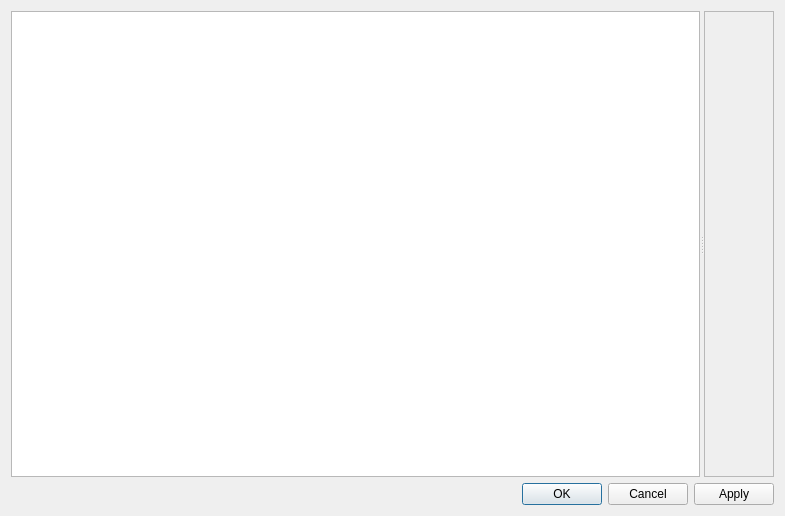
<?xml version="1.0" encoding="UTF-8"?>
<ui version="4.0">
 <class>cOptions</class>
 <widget class="QDialog" name="cOptions">
  <property name="geometry">
   <rect>
    <x>0</x>
    <y>0</y>
    <width>785</width>
    <height>516</height>
   </rect>
  </property>
  <property name="windowTitle">
   <string>Options</string>
  </property>
  <layout class="QGridLayout" name="gridLayout">
   <item row="0" column="0">
    <layout class="QVBoxLayout" name="verticalLayout">
     <item>
      <widget class="QSplitter" name="m_lpSplitter">
       <property name="sizePolicy">
        <sizepolicy hsizetype="Expanding" vsizetype="Preferred">
         <horstretch>0</horstretch>
         <verstretch>0</verstretch>
        </sizepolicy>
       </property>
       <property name="orientation">
        <enum>Qt::Horizontal</enum>
       </property>
       <widget class="QTreeView" name="m_lpOptionsTree">
        <property name="sizePolicy">
         <sizepolicy hsizetype="Expanding" vsizetype="Expanding">
          <horstretch>0</horstretch>
          <verstretch>0</verstretch>
         </sizepolicy>
        </property>
        <property name="editTriggers">
         <set>QAbstractItemView::NoEditTriggers</set>
        </property>
        <attribute name="headerVisible">
         <bool>false</bool>
        </attribute>
        <attribute name="headerDefaultSectionSize">
         <number>0</number>
        </attribute>
       </widget>
       <widget class="QScrollArea" name="m_lpOptionsScrollArea">
        <property name="widgetResizable">
         <bool>true</bool>
        </property>
        <widget class="QWidget" name="scrollAreaWidgetContents">
         <property name="geometry">
          <rect>
           <x>0</x>
           <y>0</y>
           <width>69</width>
           <height>465</height>
          </rect>
         </property>
        </widget>
       </widget>
      </widget>
     </item>
     <item>
      <widget class="QDialogButtonBox" name="m_lpButtonBox">
       <property name="orientation">
        <enum>Qt::Horizontal</enum>
       </property>
       <property name="standardButtons">
        <set>QDialogButtonBox::Apply|QDialogButtonBox::Cancel|QDialogButtonBox::Ok</set>
       </property>
      </widget>
     </item>
    </layout>
   </item>
  </layout>
 </widget>
 <resources/>
 <connections>
  <connection>
   <sender>m_lpButtonBox</sender>
   <signal>accepted()</signal>
   <receiver>cOptions</receiver>
   <slot>accept()</slot>
   <hints>
    <hint type="sourcelabel">
     <x>248</x>
     <y>254</y>
    </hint>
    <hint type="destinationlabel">
     <x>157</x>
     <y>274</y>
    </hint>
   </hints>
  </connection>
  <connection>
   <sender>m_lpButtonBox</sender>
   <signal>rejected()</signal>
   <receiver>cOptions</receiver>
   <slot>reject()</slot>
   <hints>
    <hint type="sourcelabel">
     <x>316</x>
     <y>260</y>
    </hint>
    <hint type="destinationlabel">
     <x>286</x>
     <y>274</y>
    </hint>
   </hints>
  </connection>
 </connections>
</ui>
